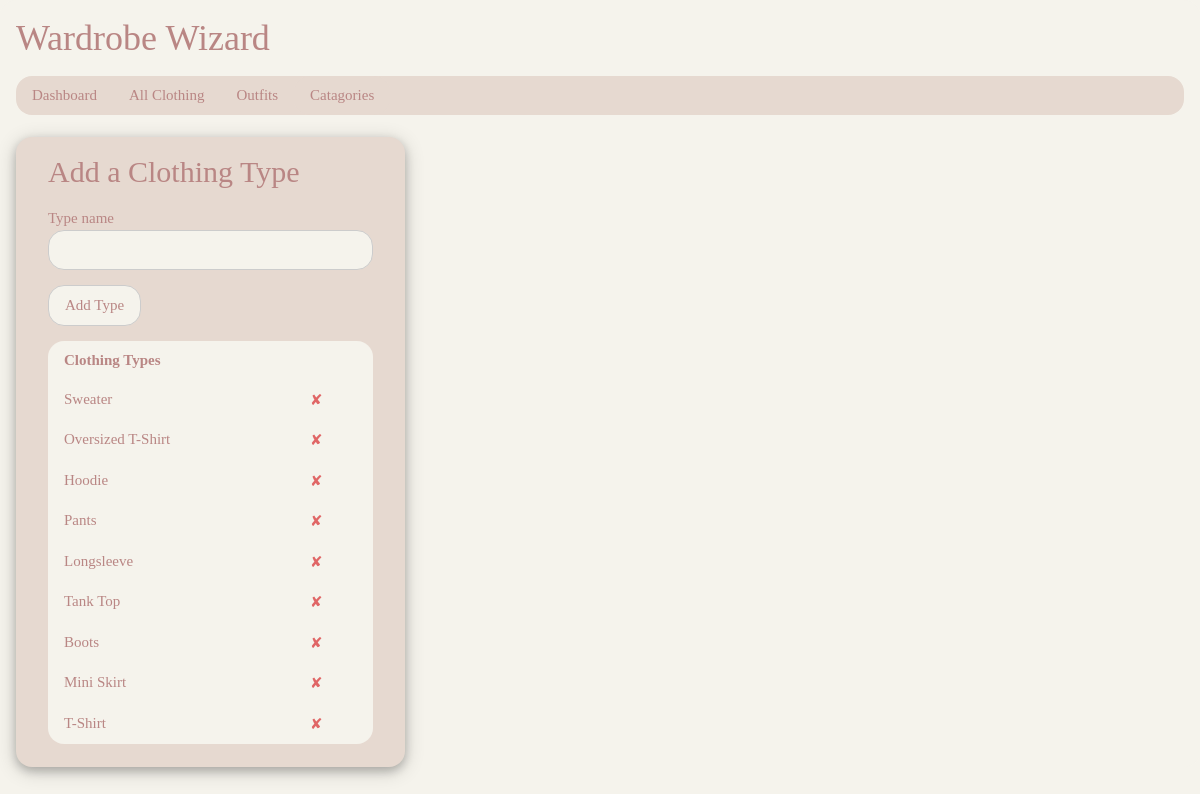
The app's page /types (signed in), older data.
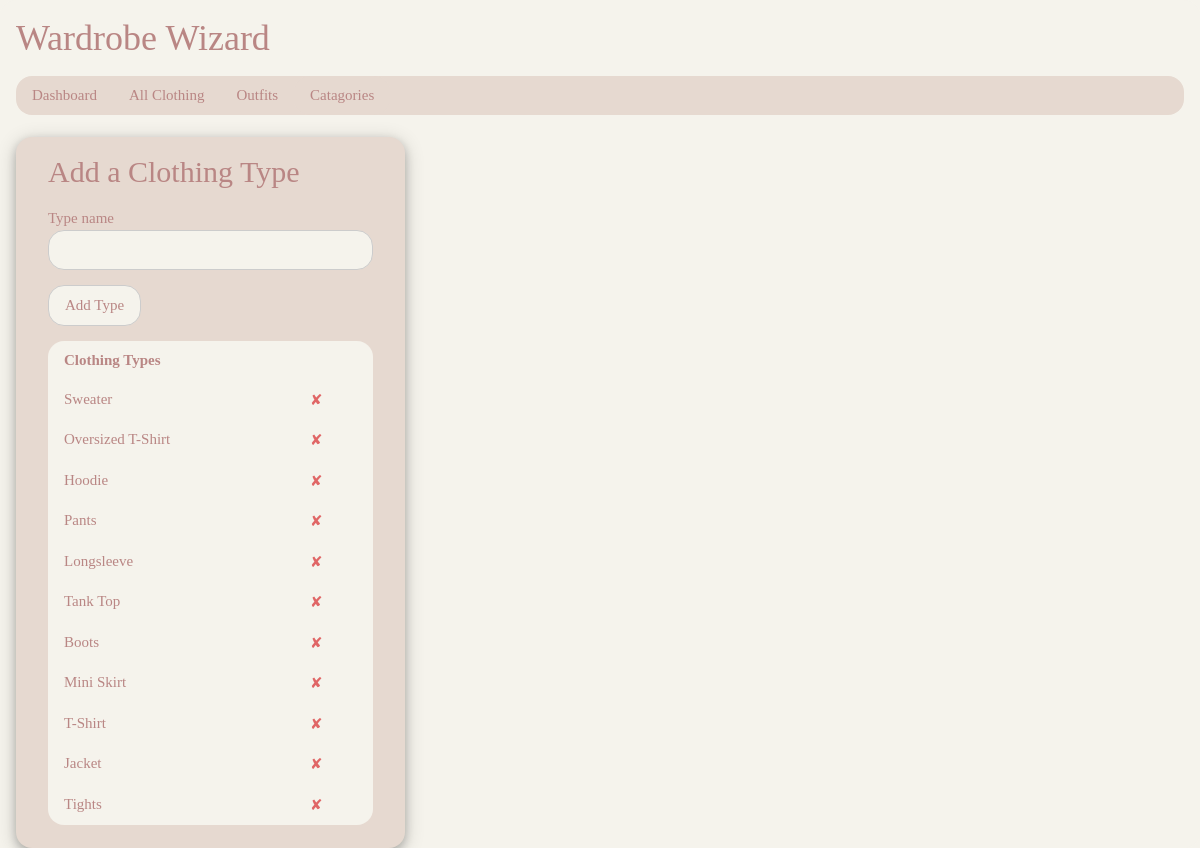
The same page, newer data.
### tables this page shows
CREATE TABLE type (type_id INTEGER PRIMARY KEY, type_name TEXT, user_id INTEGER REFERENCES user (user_id));

### app.py (the view, shortened to what this page needs)
@app.route('/types', methods=['GET', 'POST'])
def add_type():
    if 'user_id' in session:
        user_id = session['user_id']
        return viewtypes(user_id)
    else:
        return redirect(url_for('login'))

### app.py (called while the page is built)
@app.route('/types/<int:user_id>')
def viewtypes(user_id):
    if 'user_id' in session:
        user_id = session['user_id']
        db = sqlite3.connect(DB)
        cursor = db.cursor()
        cursor.execute("SELECT * FROM type WHERE user_id =?",(user_id,))
        types_results = cursor.fetchall()
        db.close()
        return render_template("types.html", user_id=user_id, types_results=types_results)
    else:
        return redirect(url_for('login'))

### templates/types.html
{% extends "base.html" %}
{% block body %}
<br>
<div class="w3-col s4">
    <div class="w3-container colour5 w3-round-xlarge w3-card-4">
      <form class="w3-container" action="{{ url_for('add_type') }}" method="POST">
        <h2 class="heading-padding">Add a Clothing Type</h2>
        <label> Type name</label>
        <input name="type_name" type="text" maxlength="25" placeholder=" " class="w3-input w3-border" required>
        <p><input button type="submit" value="Add Type" class="w3-ckp-button w3-round-xlarge colour4 w3-border"></p>
      </form>
      <div class="w3-container">
        <table class="w3-ckp-table colour4">
          <tr>
            <th>Clothing Types</th>
            <th></th>
          </tr>
          {% for item in types_results %}
          <tr>
            <td>{{ item[1] }}</td>
            <td>
              <form method="POST" action="{{ url_for('delete_type', ID=item[0]) }}">
                <input type="submit" title="Delete" class="input delete-button" value="&#10008;" onclick="return confirm('Are you sure you want to delete this Clothing Type?')">
              </form>
            </td>
          </tr>
          {% endfor %}
        </table>
        <br>
      </div>
    </div>
  </div>
  {% endblock %}

Row changes from the older to the newer data that the page shows:
added type: type_name "Jacket"
added type: type_name "Tights"
